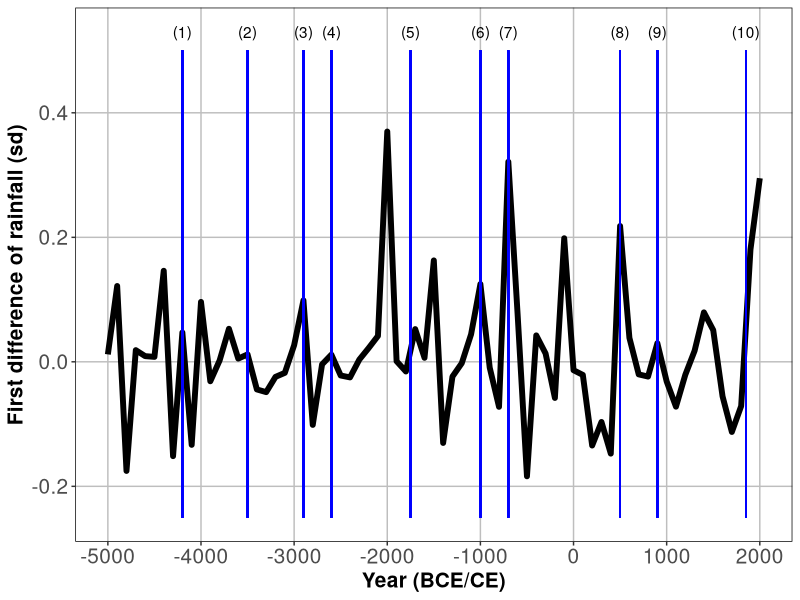
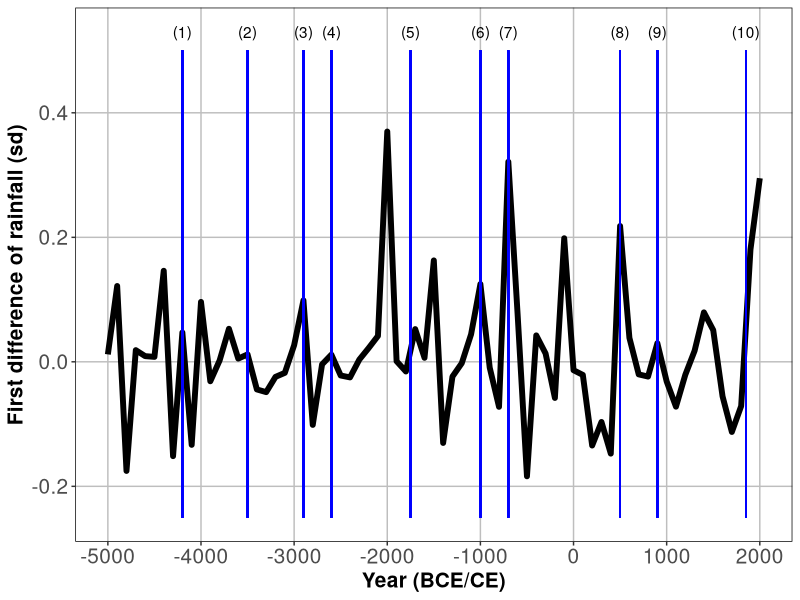

These charts were generated, in order, by the following R code:
library(ggplot2)

# Objective: Replicate Figure 1 in the results appendix

# set working dir here
replication_dir <- 
setwd(replication_dir)

# load data
graph_rainfall_shifts <- read.table('data_for_rainfall_graph.csv', header=T, sep=",")
attach(graph_rainfall_shifts)

# set theme
graph_theme <- theme(legend.key=element_rect(fill=NA), 
                     panel.grid.major = element_line(colour = "grey"),
                     panel.grid.minor = element_line(colour = NA),
                     panel.border = element_rect(fill = NA, colour = "black"), 
                     panel.background = element_rect(fill = "white"),
                     axis.text.x = element_text(size=15),
                     axis.text.y = element_text(size=15),
                     axis.title.y = element_text(size=15, face="bold"),
                     axis.title.x = element_text(size=15, face="bold"),
                     legend.title = element_text(size=10, face="bold"),
                     legend.text = element_text(size = 10),
                     plot.title = element_text(face="bold", vjust=1))


################ REPLICATE RESULTS APPENDIX FIGURE 1 ###########################

ggplot(graph_rainfall_shifts, aes(x = year_100, y = first_diff, group=1)) +
  geom_line(size=2) +
  ylab("First difference of rainfall (sd)") +
  xlab("Year (BCE/CE)") +
  geom_segment(aes(x = -4200, y = -0.25, xend = -4200, yend = 0.5),  color = "blue") +
  annotate("text", x = -4200, y = 0.53, label = "(1)") +
  geom_segment(aes(x = -3500, y = -0.25, xend = -3500, yend = 0.5),  color = "blue") +
  annotate("text", x = -3500, y = 0.53, label = "(2)") +
  geom_segment(aes(x = -2900, y = -0.25, xend = -2900, yend = 0.5),  color = "blue") +
  annotate("text", x = -2900, y = 0.53, label = "(3)") +
  geom_segment(aes(x = -2600, y = -0.25, xend = -2600, yend = 0.5),  color = "blue") +
  annotate("text", x = -2600, y = 0.53, label = "(4)") +
  geom_segment(aes(x = -1750, y = -0.25, xend = -1750, yend = 0.5),  color = "blue") +
  annotate("text", x = -1750, y = 0.53, label = "(5)") +
  geom_segment(aes(x = -1000, y = -0.25, xend = -1000, yend = 0.5),  color = "blue") +
  annotate("text", x = -1000, y = 0.53, label = "(6)") +
  geom_segment(aes(x = -700, y = -0.25, xend = -700, yend = 0.5),  color = "blue") +
  annotate("text", x = -700, y = 0.53, label = "(7)") +
  geom_segment(aes(x = 500, y = -0.25, xend = 500, yend = 0.5),  color = "blue") +
  annotate("text", x = 500, y = 0.53, label = "(8)") +
  geom_segment(aes(x = 900, y = -0.25, xend = 900, yend = 0.5),  color = "blue") +
  annotate("text", x = 900, y = 0.53, label = "(9)") +
  geom_segment(aes(x = 1850, y = -0.25, xend = 1850, yend = 0.5),  color = "blue") +
  annotate("text", x = 1850, y = 0.53, label = "(10)") +
  scale_x_continuous(breaks=seq(-5000, 2000, 1000)) +
  graph_theme

ggsave(file="RAF1.pdf", width = 297, height = 210, units = "mm")

